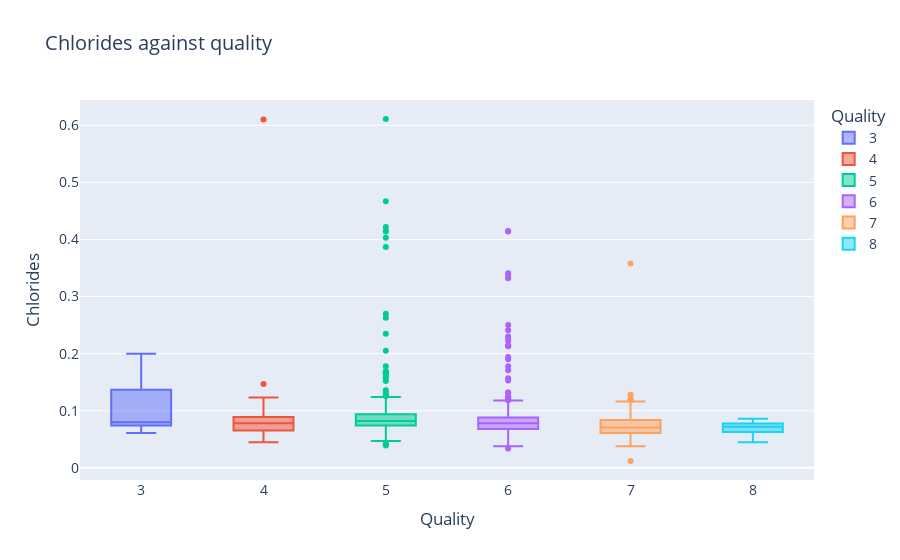

Write notebook code for a chart like this one.
### Markdown cell above
#### vs Chlorides

### Code cell
fig=go.Figure(data=boxplot_data(data,'chlorides'))
fig.update_layout(title="Chlorides against quality",
                    xaxis_title="Quality",
                    yaxis_title="Chlorides",
                    legend_title="Quality",
                    font=dict(size=14))
fig.show()

### Figure 1 — Plotly figure (JSON) as saved in the notebook; plotly's stock layout.template omitted (floating-point values rounded to 4 significant figures; data arrays with more than 128 entries replaced by an {"elided": "..."} marker saying what was removed)
{"data": [{"name": "3", "type": "box", "y": [0.074, 0.2, 0.137, 0.061, 0.082, 0.078]}, {"name": "4", "type": "box", "y": [0.088, 0.054, 0.084, 0.08, 0.045, 0.61, 0.072, 0.072, 0.058, 0.061, 0.087, 0.096, 0.07, 0.103, 0.105, 0.07, 0.073, 0.078, 0.102, 0.058, 0.147, 0.067, 0.093, 0.079, 0.075, 0.081, 0.057, 0.083, 0.05, 0.123, 0.06, 0.067, 0.08]}, {"name": "5", "type": "box", "y": {"elided": "433 float values"}}, {"name": "6", "type": "box", "y": {"elided": "409 float values"}}, {"name": "7", "type": "box", "y": [0.065, 0.073, 0.092, 0.066, 0.065, 0.056, 0.095, 0.054, 0.075, 0.085, 0.087, 0.358, 0.091, 0.083, 0.121, 0.078, 0.128, 0.082, 0.116, 0.109, 0.083, 0.074, 0.066, 0.093, 0.097, 0.059, 0.066, 0.1, 0.054, 0.084, 0.055, 0.052, 0.074, 0.077, 0.072, 0.075, 0.084, 0.107, 0.066, 0.074, 0.066, 0.073, 0.038, 0.044, 0.041, 0.048, 0.05, 0.012, 0.075, 0.073, 0.054, 0.109, 0.078, 0.08, 0.06, 0.064, 0.063, 0.082, 0.092, 0.09, 0.092, 0.093, 0.075, 0.058, 0.052, 0.12, 0.073, 0.061, 0.062, 0.067, 0.063, 0.064, 0.11, 0.067, 0.068, 0.088, 0.085, 0.082, 0.078, 0.07, 0.101, 0.093, 0.07, 0.06, 0.057, 0.05, 0.05, 0.055, 0.095, 0.079, 0.068, 0.092, 0.055, 0.075, 0.089, 0.061, 0.071, 0.071, 0.042, 0.075, 0.074, 0.063, 0.065, 0.074, 0.071, 0.044, 0.062, 0.048, 0.064, 0.069, 0.062, 0.104, 0.062, 0.054, 0.062, 0.048, 0.048, 0.066, 0.064, 0.063, 0.065, 0.061]}, {"name": "8", "type": "box", "y": [0.078, 0.073, 0.045, 0.072, 0.086, 0.08, 0.07, 0.06, 0.071, 0.083, 0.076, 0.068, 0.061, 0.056, 0.074]}], "layout": {"font": {"size": 14}, "legend": {"title": {"text": "Quality"}}, "title": {"text": "Chlorides against quality"}, "xaxis": {"title": {"text": "Quality"}}, "yaxis": {"title": {"text": "Chlorides"}}}}
